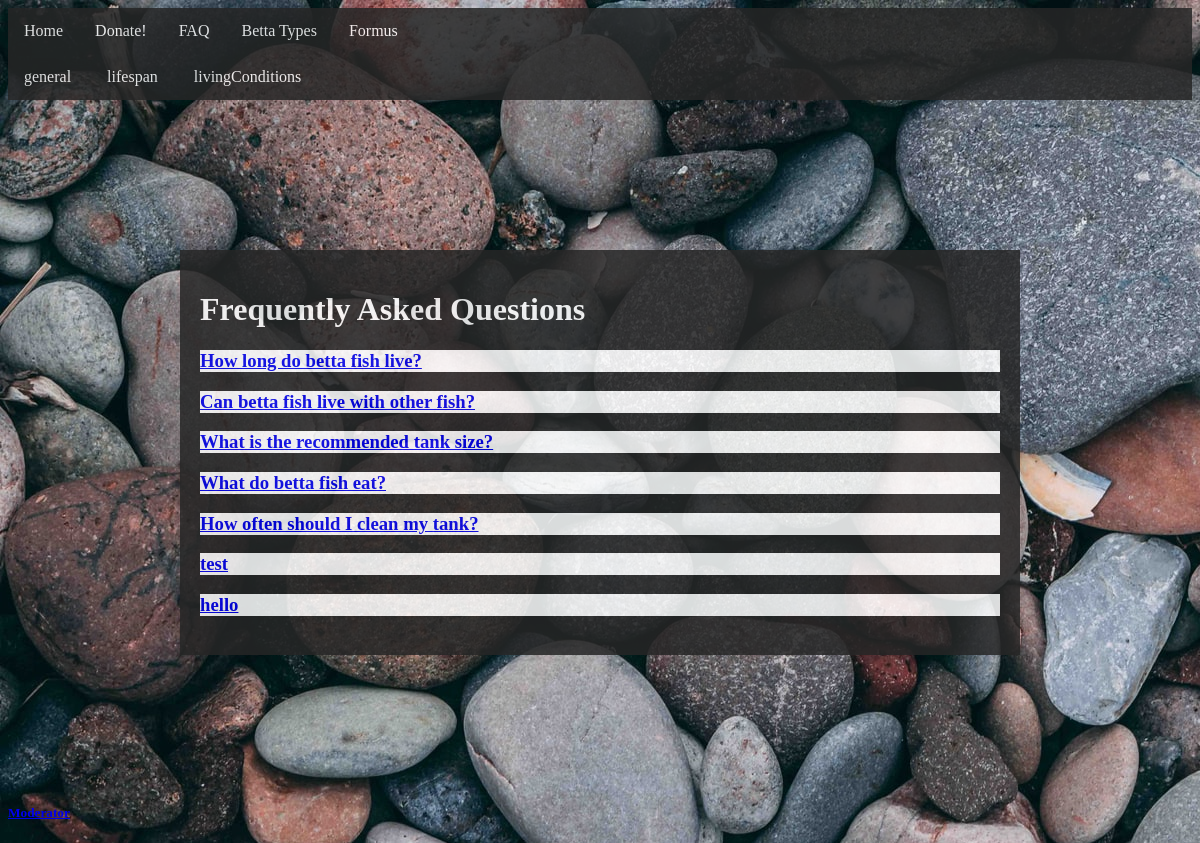
The app's page /faq.php with its own data.
### tables this page shows
CREATE TABLE `categories` (
  `id` int(11) NOT NULL,
  `type` varchar(100) NOT NULL
);

CREATE TABLE `faq` (
  `id` int(11) NOT NULL,
  `question` varchar(200) NOT NULL,
  `answer` varchar(1000) NOT NULL,
  `type` varchar(100) NOT NULL
);

### faq.php (the view, shortened to what this page needs)
<?php
		  require('database/db_connect.php');
	    $query = "SELECT * FROM faq ORDER BY id" ;
	    $statement = $db->prepare($query);
	    $statement->execute();
?>
<!DOCTYPE html>
<html>
<head>
	<link rel="stylesheet" type="text/css" href="styles/faq.css">
</head>
<body>
	 <?php include('components\nav.php'); ?>
       <?php include('components\faqNav.php'); ?>
    <div id="wrapper">
    <h1>Frequently Asked Questions</h1>
     	    <?php while($row = $statement -> fetch()): ?>
     	  <div id="indie">
      <h3> <a href="faqContents.php?id=<?=$row['id']?>"> <?= $row['question'] ?></a></h3>
      </div>
    <?php endwhile ?>
    </div>
    <h5><a href="faqMod.php">Moderator</a> </h5>
</body>
</html>

### components/faqNav.php
<?php
      $queryCat = "SELECT * FROM categories ORDER BY id";
      $statementCat = $db->prepare($queryCat);
      $statementCat->execute();
?>
<nav>
    <ul>
        <li>
          <?php while($row = $statementCat -> fetch()): ?>
             <a href="faqLike.php?type=<?=$row['type']?>">  <?= $row['type'] ?> </a>
          <?php endwhile ?>
        </li>
    </ul>
</nav>

### styles/faq.css (style rules this page uses)
body { background-image: url("images/indexMultRocks.jpg"); }
ul { list-style-type: none; margin: 0; padding: 0; overflow: hidden; background-color: #262626; opacity: 0.85; }
li { float: left; color: white; }
li a, .dropbtn { display: inline-block; color: white; text-align: center; padding: 14px 16px; text-decoration: none; }
#wrapper { width: 800px; margin: 150px auto; text-align: left; padding: 20px; background: #262626; opacity: 0.85; }
h1 { color: white; }
#indie { background-color: white; }
h5 { color: #4dd2ff; }

### records on screen
categories: type "general"
categories: type "lifespan"
categories: type "livingConditions"
faq: question "How long do betta fish live?"
faq: question "Can betta fish live with other fish?"
faq: question "What is the recommended tank size?"
faq: question "What do betta fish eat?"
faq: question "How often should I clean my tank?"
faq: question "test"
faq: question "hello"
